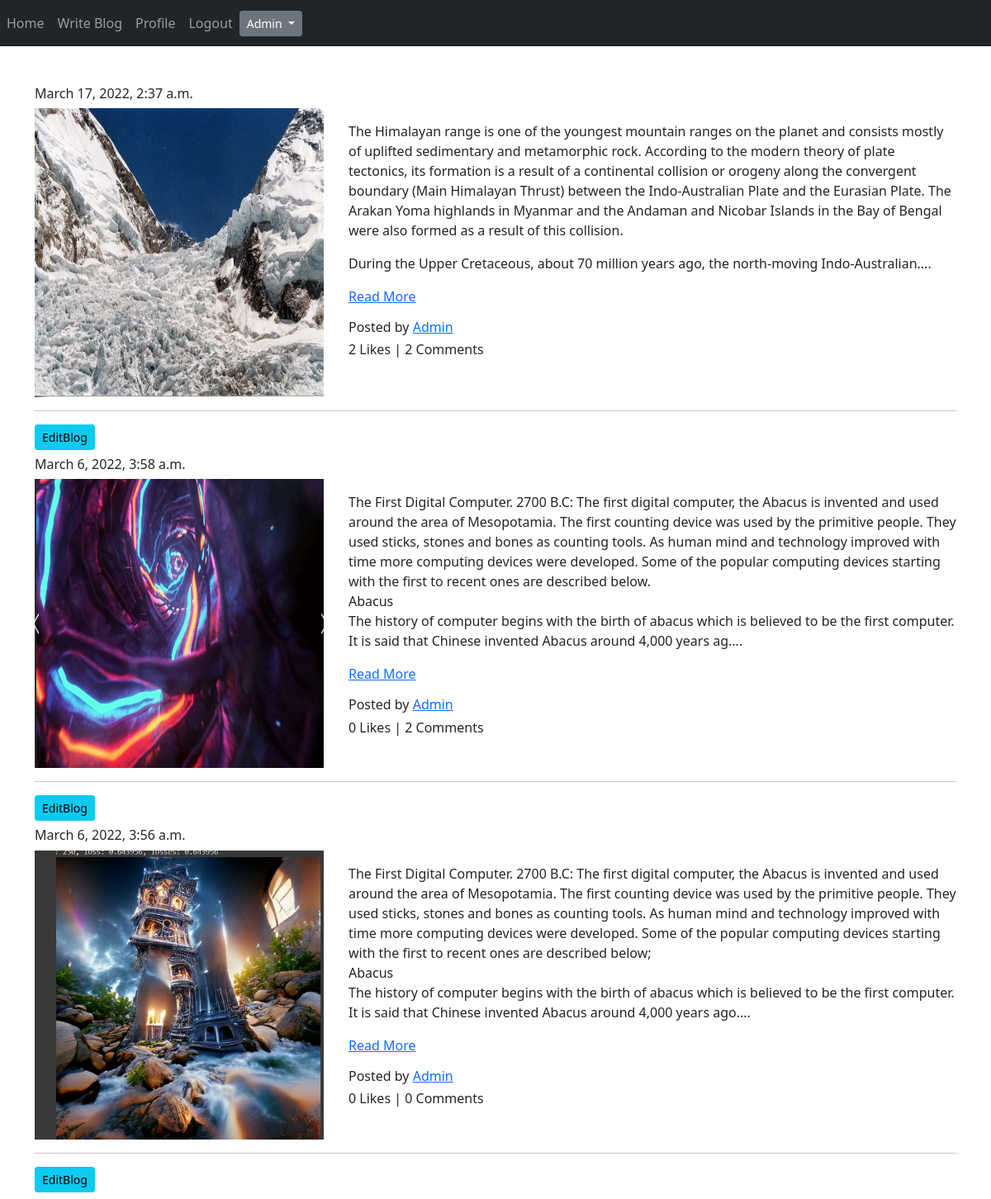
Screenshot of /blog/my-blog/ (signed in) with the database file from the repository.
### App_Blog/models.py (models this page shows, shortened)
class Blog(models.Model):
    author = models.ForeignKey(User, on_delete=models.CASCADE, related_name='post_author')
    blog_title = models.CharField(max_length=264, verbose_name='Put a Title')
    slug = models.SlugField(max_length=200, unique=True)
    blog_content = models.TextField(verbose_name='What is on your mind?')
    blog_image = models.ImageField(upload_to='blog_images', verbose_name='Blog Image')
    publish_date = models.DateTimeField(auto_now_add=True)
    update_date = models.DateTimeField(auto_now=True)
    class Meta:
        ordering = ('-publish_date',)

### App_Blog/views.py (the view)
# urls.py: path('my-blog/', views.MyBlogs.as_view(), name='my_blog'),
class MyBlogs(LoginRequiredMixin,TemplateView):
    template_name = 'App_Blog/my_blog.html'

### App_Blog/templatetags/custom_filters.py (called while the page is built)
def range_filter(value):
    return value[0:600] + "...."

### templates/App_Blog/my_blog.html (shortened to what this page needs)
{% extends 'base.html' %}
{% load custom_filters %}
{% block body_block %}
    {% for blog in user.post_author.all %}
    <h6>{{ blog.publish_date }}</h6>
    <div class="row">
        <div class="col-sm-4">
            <img src="/media/{{blog.blog_image}}" width="350px" height="350px">
        </div>
        <div class="col-sm-8">
            <p>
                {{ blog.blog_content | range_filter | linebreaks  }}
                <a href="{% url 'App_Blog:blog_details' slug=blog.slug %}">Read More</a>
            </p>
        <h6> Posted by <a href="#">{{ blog.author }}</a></h6>
        <h6>{{ blog.liked_blog.count}} Likes | {{ blog.blog_comment.count }} Comments</h6>
        </div>
        </div>
        <hr>
        <a href="{% url 'App_Blog:edit_blog' pk=blog.pk%}" class="btn btn-info btn-sm">EditBlog</a>
    {% endfor %}
{% endblock %}

### templates/base.html (shortened to what this page needs)
<!doctype html>
<html lang="en">
  <head>
    <link href="https://cdn.jsdelivr.net/npm/bootstrap@5.1.3/dist/css/bootstrap.min.css" rel="stylesheet">
    <link rel="stylesheet" href="https://maxcdn.bootstrapcdn.com/font-awesome/4.7.0/css/font-awesome.min.css">
  </head>
  <body>
    <nav class="navbar navbar-expand-sm bg-dark navbar-dark">
        <ul class="navbar-nav">
          <li class="nav-item">
            <a class="nav-link" href="{% url 'index' %}">Home</a>
          </li>
          {% if user.is_authenticated %}
          <li class="nav-item">
            <a class="nav-link" href="{% url 'App_Blog:create_blog' %}">Write Blog</a>
          </li>
          <li class="nav-item">
            <a class="nav-link" href="{% url 'App_Login:profile' %}">Profile</a>
          </li>
          <li class="nav-item">
            <a class="nav-link" href="{% url 'App_Login:logout' %}">Logout</a>
          </li>
          {% endif %}
        </ul>
        {% if user.is_authenticated %}
        <div class="dropdown">
          <button class="btn btn-secondary btn-sm dropdown-toggle dropdown-toggle" type="button" id="dropdownMenuButton1" data-bs-toggle="dropdown" aria-expanded="false">
            {{user.username}}
          </button>
        </div>
        {% endif %}
    </nav>
    <div class="container" style="padding-top:20px">
    </div>
    <div class="container" style="padding-top:20px">
      {% block body_block %}
      {% endblock %}
    </div>
  </body>
</html>

### rows the page displays
Blog: publish_date "March 17, 2022, 2:37 a.m.", blog_image (picture), blog_content|range_filter "The Himalayan range is one of the youngest mountain ranges on the planet and consists mostly of uplifted sedimentary and metamorphic rock. According to the modern theory of plate tectonics, its formation is a result of a continental collision or orogeny along the convergent boundary (Main Himalayan Thrust) between the Indo-Australian Plate and the Eurasian Plate. The Arakan Yoma highlands in Myanmar and the Andaman and Nicobar Islands in the Bay of Bengal were also formed as a result of this collision. During the Upper Cretaceous, about 70 million years ago, the north-moving Indo-Australian....", author "Admin", liked_blog.count "2", blog_comment.count "2"
Blog: publish_date "March 6, 2022, 3:58 a.m.", blog_image (picture), blog_content|range_filter "The First Digital Computer. 2700 B.C: The first digital computer, the Abacus is invented and used around the area of Mesopotamia. The first counting device was used by the primitive people. They used sticks, stones and bones as counting tools. As human mind and technology improved with time more computing devices were developed. Some of the popular computing devices starting with the first to recent ones are described below. Abacus The history of computer begins with the birth of abacus which is believed to be the first computer. It is said that Chinese invented Abacus around 4,000 years ag....", author "Admin", liked_blog.count "0", blog_comment.count "2"
Blog: publish_date "March 6, 2022, 3:56 a.m.", blog_image (picture), blog_content|range_filter "The First Digital Computer. 2700 B.C: The first digital computer, the Abacus is invented and used around the area of Mesopotamia. The first counting device was used by the primitive people. They used sticks, stones and bones as counting tools. As human mind and technology improved with time more computing devices were developed. Some of the popular computing devices starting with the first to recent ones are described below; Abacus The history of computer begins with the birth of abacus which is believed to be the first computer. It is said that Chinese invented Abacus around 4,000 years ago....", author "Admin", liked_blog.count "0", blog_comment.count "0"

### other values shown
{{ user.username }} "Admin"
